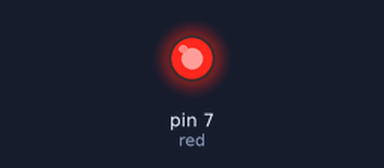
Recording of a sketch running on a simulated Arduino Uno, built with avr-gcc and run on an emulated ATmega328P. Parts: output pins drawn as LEDs (lit = HIGH).

Above: at 0.05 s.
Timing chart, 0 to 3.0 s (numbered marks = the images above):
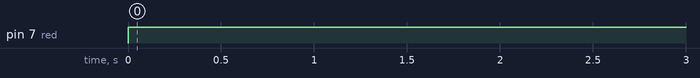

Measured:
- by itself, pin 7 (red): LOW → HIGH at 0.00 s

The sketch:

arduino_basic_1_LED.ino
```cpp
//create by:   modified 31-dec-2017
//Name : Muhammad Syaiful anwar
//team : angkrang
//project_1

int red   = 7;


void setup() {

  pinMode(red, OUTPUT);


}

void loop() {
digitalWrite(red, HIGH);
delay(1000);
digitalWrite(red, LOW);


}
```
